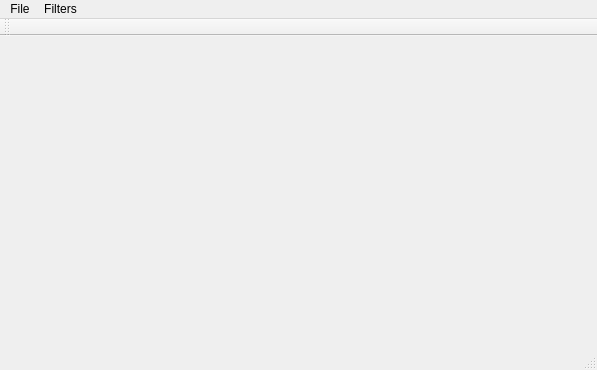
<?xml version="1.0" encoding="UTF-8"?>
<ui version="4.0">
 <class>MainWindow</class>
 <widget class="QMainWindow" name="MainWindow">
  <property name="geometry">
   <rect>
    <x>0</x>
    <y>0</y>
    <width>597</width>
    <height>370</height>
   </rect>
  </property>
  <property name="windowTitle">
   <string>MainWindow</string>
  </property>
  <widget class="QWidget" name="centralWidget">
   <widget class="QWidget" name="widget" native="true">
    <property name="geometry">
     <rect>
      <x>0</x>
      <y>40</y>
      <width>141</width>
      <height>111</height>
     </rect>
    </property>
   </widget>
   <widget class="QWidget" name="widget_2" native="true">
    <property name="geometry">
     <rect>
      <x>150</x>
      <y>40</y>
      <width>141</width>
      <height>111</height>
     </rect>
    </property>
   </widget>
   <widget class="QWidget" name="widget_3" native="true">
    <property name="geometry">
     <rect>
      <x>310</x>
      <y>40</y>
      <width>131</width>
      <height>111</height>
     </rect>
    </property>
   </widget>
  </widget>
  <widget class="QMenuBar" name="menuBar">
   <property name="geometry">
    <rect>
     <x>0</x>
     <y>0</y>
     <width>597</width>
     <height>22</height>
    </rect>
   </property>
   <widget class="QMenu" name="menuFile">
    <property name="title">
     <string>File</string>
    </property>
   </widget>
   <widget class="QMenu" name="menuFilters">
    <property name="title">
     <string>Filters</string>
    </property>
    <addaction name="actionBlack_and_white"/>
    <addaction name="actionNegative"/>
    <addaction name="actionFloyd_Steinberg"/>
    <addaction name="actionOrdered_dither"/>
    <addaction name="actionDouble_image"/>
    <addaction name="actionDifferential_Filter"/>
    <addaction name="actionSmoothing_filter"/>
    <addaction name="actionSharpening_filter"/>
    <addaction name="actionStamping"/>
    <addaction name="actionAquarelization"/>
    <addaction name="actionTurn"/>
    <addaction name="actionGamma_Correction"/>
   </widget>
   <addaction name="menuFile"/>
   <addaction name="menuFilters"/>
  </widget>
  <widget class="QToolBar" name="mainToolBar">
   <attribute name="toolBarArea">
    <enum>TopToolBarArea</enum>
   </attribute>
   <attribute name="toolBarBreak">
    <bool>false</bool>
   </attribute>
  </widget>
  <widget class="QStatusBar" name="statusBar"/>
  <action name="actionBlack_and_white">
   <property name="text">
    <string>Black and white</string>
   </property>
  </action>
  <action name="actionNegative">
   <property name="text">
    <string>Negative</string>
   </property>
  </action>
  <action name="actionFloyd_Steinberg">
   <property name="text">
    <string>Floyd–Steinberg</string>
   </property>
  </action>
  <action name="actionOrdered_dither">
   <property name="text">
    <string>Ordered dither</string>
   </property>
  </action>
  <action name="actionDouble_image">
   <property name="text">
    <string>Double image</string>
   </property>
  </action>
  <action name="actionDifferential_Filter">
   <property name="text">
    <string>Differential filter</string>
   </property>
  </action>
  <action name="actionSmoothing_filter">
   <property name="text">
    <string>Smoothing filter</string>
   </property>
  </action>
  <action name="actionSharpening_filter">
   <property name="text">
    <string>Sharpening filter</string>
   </property>
  </action>
  <action name="actionStamping">
   <property name="text">
    <string>Stamping</string>
   </property>
  </action>
  <action name="actionAquarelization">
   <property name="text">
    <string>Aquarelization</string>
   </property>
  </action>
  <action name="actionTurn">
   <property name="text">
    <string>Turn</string>
   </property>
  </action>
  <action name="actionGamma_Correction">
   <property name="text">
    <string>Gamma Correction</string>
   </property>
  </action>
 </widget>
 <layoutdefault spacing="6" margin="11"/>
 <resources/>
 <connections/>
</ui>
